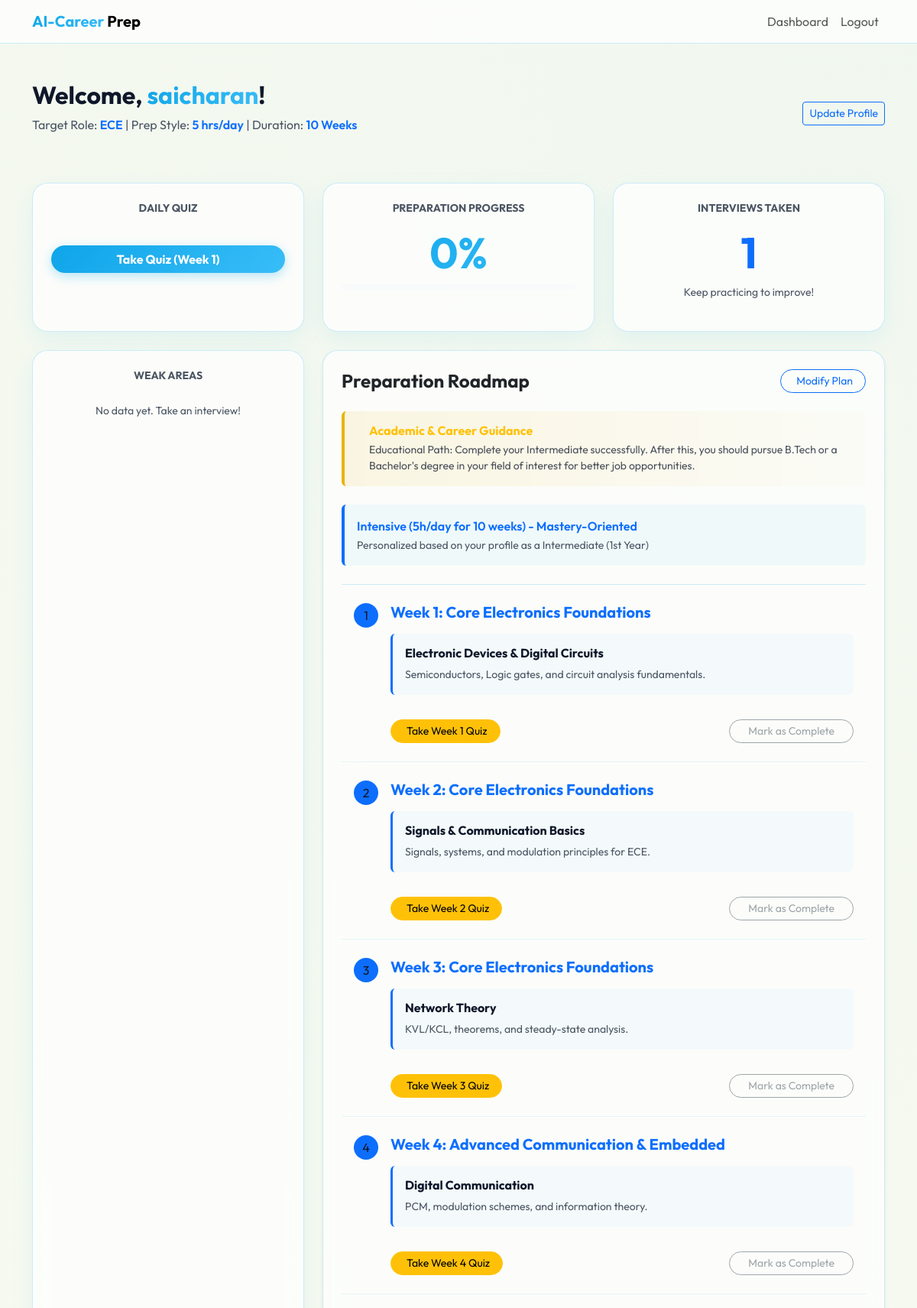
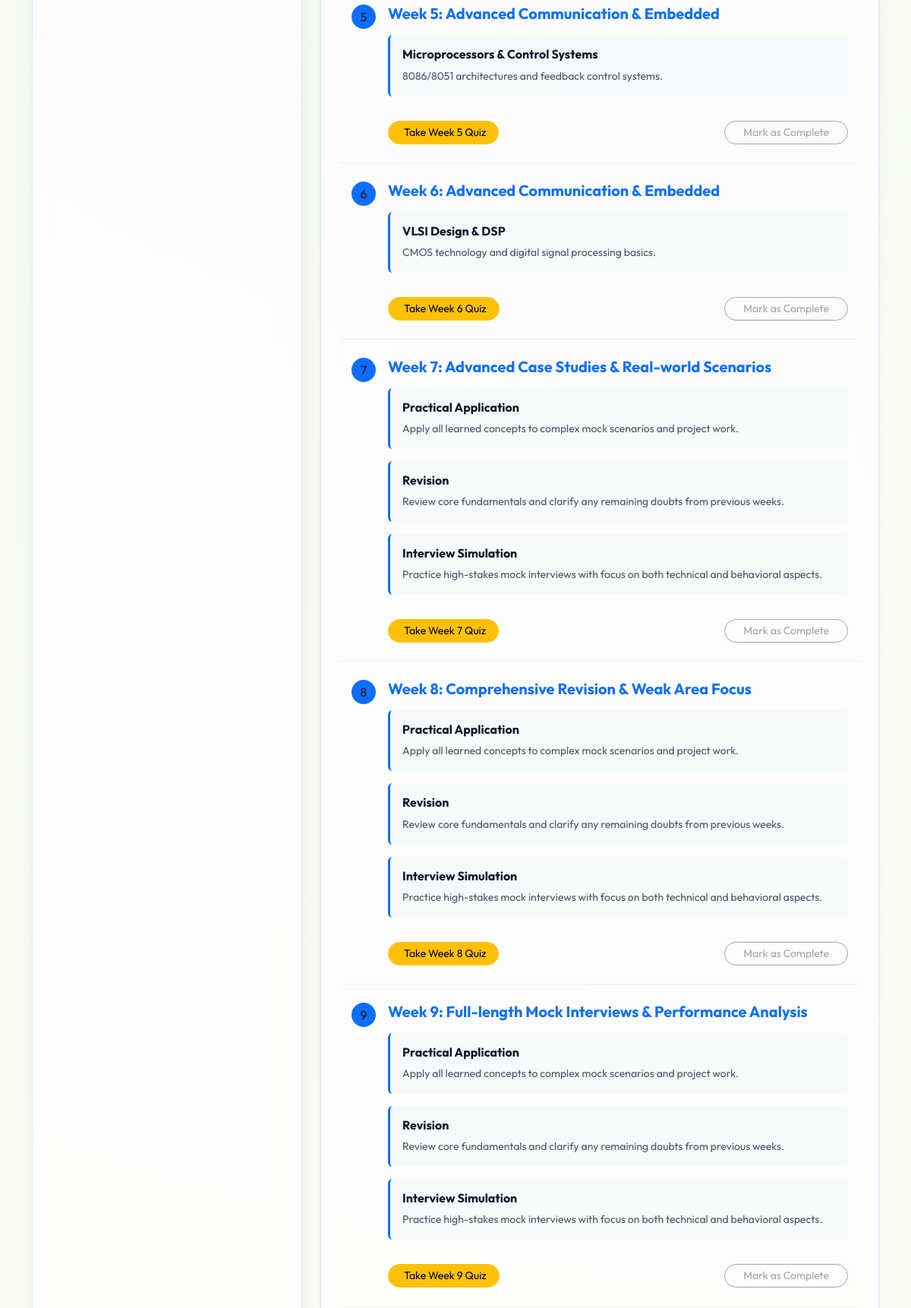
Page /dashboard (signed in, upper part) on the committed database (2 pictures, top to bottom).
### models.py (models this page shows)
class User(UserMixin, db.Model):
    id = db.Column(db.Integer, primary_key=True)
    username = db.Column(db.String(150), unique=True, nullable=False)
    email = db.Column(db.String(150), unique=True, nullable=False)
    password = db.Column(db.String(500), nullable=False)
    age = db.Column(db.Integer)
    education_level = db.Column(db.String(100))
    available_time = db.Column(db.String(100)) # e.g., "Full-time", "2 hours/day"
    desired_role = db.Column(db.String(100))
    prep_weeks = db.Column(db.Integer, default=1)
    readiness_score = db.Column(db.Integer, default=0)
    completed_modules = db.Column(db.String(500), default="") # Comma-separated indices
    reset_token = db.Column(db.String(100), unique=True)
    reset_token_expiry = db.Column(db.DateTime)
    sessions = db.relationship('InterviewSession', backref='user', lazy=True)

### app.py (the view)
    @app.route('/dashboard')
    @login_required
    def dashboard():
        from core.roadmap import generate_roadmap
        from models import QuizAttempt
        roadmap_data = generate_roadmap(current_user)
        passed_attempts = QuizAttempt.query.filter_by(user_id=current_user.id).all()
        passed_weeks = [
            a.week_number for a in passed_attempts
            if a.score >= (a.total_questions * 0.7)
        ]
        completed_indices = [int(i) for i in current_user.completed_modules.split(',') if i]
        current_prep_week = 1
        for i in range(current_user.prep_weeks or 1):
            if i not in completed_indices:
                current_prep_week = i + 1
                break
            else:
                current_prep_week = i + 1
        return render_template('dashboard.html',
                               user=current_user,
                               roadmap=roadmap_data,
                               passed_weeks=passed_weeks,
                               current_week=current_prep_week)

### templates/dashboard.html (shortened to what this page needs)
{% extends "base.html" %}
{% block content %}
<div class="row">
    <div class="col-12 mb-5 d-flex justify-content-between align-items-center">
        <div>
            <h2 class="fw-bold">Welcome, <span class="gradient-text">{{ user.username }}</span>!</h2>
            <p class="text-muted">Target Role: <span class="fw-semibold text-primary">{{ user.desired_role }}</span> | Prep Style: <span class="fw-semibold text-primary">{{ user.available_time }} hrs/day</span> | Duration: <span class="fw-semibold text-primary">{{ user.prep_weeks }} Weeks</span></p>
        </div>
        <a href="{{ url_for('onboarding') }}" class="btn btn-outline-primary btn-sm">Update Profile</a>
    </div>
    <div class="col-md-4 mb-4">
        <div class="card card-glass p-4 text-center h-100">
            <h6 class="text-muted text-uppercase small fw-bold">Daily Quiz</h6>
            <a href="{{ url_for('quiz', week=current_week) }}" class="btn btn-primary w-100 rounded-pill fw-bold">Take Quiz (Week {{ current_week }})</a>
        </div>
    </div>
    <div class="col-md-4 mb-4">
        <div class="card card-glass p-4 text-center h-100">
            <h6 class="text-muted text-uppercase small fw-bold">Preparation Progress</h6>
            <div class="display-4 fw-bold gradient-text my-2">{{ user.readiness_score }}%</div>
            <div class="progress bg-dark" style="height: 8px;">
            </div>
        </div>
    </div>
    <div class="col-md-4 mb-4">
        <div class="card card-glass p-4 text-center h-100">
            <h6 class="text-muted text-uppercase small fw-bold">Interviews Taken</h6>
            <div class="display-4 fw-bold text-primary my-2">{{ user.sessions|length }}</div>
            <p class="text-muted small">Keep practicing to improve!</p>
        </div>
    </div>
    <div class="col-md-4 mb-4">
        <div class="card card-glass p-4 text-center h-100">
            <h6 class="text-muted text-uppercase small fw-bold">Weak Areas</h6>
            <div class="text-white mt-3">
                {% if user.sessions and user.sessions[-1].weak_areas %}
                    {% for area in user.sessions[-1].weak_areas.split(',') %}
                        <span class="badge bg-danger mb-1">{{ area.strip() }}</span>
                    {% endfor %}
                {% else %}
                    <span class="text-muted italic small">No data yet. Take an interview!</span>
                {% endif %}
            </div>
        </div>
    </div>
    <div class="col-md-8">
        <div class="card card-glass p-4 shadow-sm mb-4">
            <div class="d-flex justify-content-between align-items-center mb-4">
                <h4 class="fw-bold mb-0">Preparation Roadmap</h4>
                <a href="{{ url_for('onboarding') }}" class="btn btn-outline-primary btn-sm rounded-pill px-3">
                     Modify Plan
                </a>
            </div>
            {% if roadmap.guidance %}
            <div class="guidance-card p-3 rounded mb-4 d-flex align-items-center" style="background: linear-gradient(90deg, rgba(234, 179, 8, 0.1) 0%, rgba(234, 179, 8, 0.02) 100%); border-left: 4px solid #eab308;">
                <div>
                    <h6 class="fw-bold mb-1 text-warning">Academic & Career Guidance</h6>
                    <p class="mb-0 small text-white opacity-75">{{ roadmap.guidance }}</p>
                </div>
            </div>
            {% endif %}
            <div class="roadmap-summary p-3 rounded border-start border-primary border-4 mb-4" style="background: rgba(14, 165, 233, 0.05);">
                <p class="mb-0 fw-semibold text-primary">{{ roadmap.strategy }}</p>
                <small class="text-muted">Personalized based on your profile as a {{ user.education_level }}</small>
            </div>
            <div class="list-group list-group-flush bg-transparent">
                {% for module in roadmap.modules %}
                {% set module_idx = loop.index0 %}
                {% set is_completed = (module_idx|string) in user.completed_modules.split(',') %}
                <div class="list-group-item bg-transparent text-white border-secondary py-4 {% if is_completed %}opacity-50{% endif %}" style="position: relative;">
                    <div class="d-flex align-items-start">
                        <div class="me-3 {% if is_completed %}bg-success{% else %}bg-primary{% endif %} rounded-circle d-flex align-items-center justify-content-center flex-shrink-0" style="width: 32px; height: 32px;">
                            {% if is_completed %}<i class="bi bi-check-lg"></i>{% else %}{{ loop.index }}{% endif %}
                        </div>
                        <div class="w-100">
                            <h5 class="mb-3 fw-bold {% if is_completed %}text-success text-decoration-line-through{% else %}text-primary{% endif %}">{{ module.title }}</h5>
                            <div class="row">
                                {% for subject in module.subjects %}
                                <div class="col-12 mb-3">
                                    <div class="p-3 rounded border-start border-primary border-3" style="background: rgba(14, 165, 233, 0.03);">
                                        <h6 class="fw-bold mb-2">{{ subject.name }}</h6>
                                        <p class="text-muted small mb-0">{{ subject.content }}</p>
                                    </div>
                                </div>
                                {% endfor %}
                            </div>
                            <div class="d-flex justify-content-between align-items-center mt-3">
                                <div>
                                    {% set week_num = module_idx + 1 %}
                                    {% if week_num in passed_weeks %}
                                        <span class="badge bg-success"><i class="bi bi-patch-check-fill me-1"></i> Quiz Passed</span>
                                    {% else %}
                                        <a href="{{ url_for('quiz', week=week_num) }}" class="btn btn-warning btn-sm rounded-pill px-3">
                                             Take Week {{ week_num }} Quiz
                                        </a>
                                    {% endif %}
                                </div>
                                <div>
                                    <a href="{{ url_for('toggle_module', module_idx=module_idx) }}"
                                       class="btn {% if is_completed %}btn-success{% elif week_num in passed_weeks %}btn-outline-primary{% else %}btn-outline-secondary disabled{% endif %} btn-sm rounded-pill px-4">
                                        {% if is_completed %}
                                            <i class="bi bi-arrow-repeat me-1"></i> Study Again
                                        {% else %}
                                            Mark as Complete
                                        {% endif %}
                                    </a>
                                </div>
                            </div>
                        </div>
                    </div>
                </div>
                {% endfor %}
            </div>
        </div>
    </div>
</div>
{% endblock %}

### static/css/style.css (style rules this page uses)
:root { --sky-blue: #0ea5e9; --sky-blue-hover: #0284c7; --cream-bg: #fdfcf0; --deep-slate: #0f172a; --glass-bg: rgba(255, 255, 255, 0.85); --glass-border: rgba(14, 165, 233, 0.15); --primary-gradient: linear-gradient(135deg, #0ea5e9 0%, #38bdf8 100%); }
body { background-color: var(--cream-bg); background-image: radial-gradient(circle at top right, rgba(14, 165, 233, 0.05), transparent); color: var(--deep-slate); min-height: 100vh; }
.card-glass { background: var(--glass-bg); backdrop-filter: blur(12px); border: 1px solid var(--glass-border); border-radius: 20px; box-shadow: 0 10px 30px rgba(14, 165, 233, 0.08); transition: transform 0.3s ease, box-shadow 0.3s ease; }
.gradient-text { background: var(--primary-gradient); -webkit-background-clip: text; background-clip: text; -webkit-text-fill-color: transparent; }
.list-group-item { border-color: rgba(14, 165, 233, 0.1) !important; }
.text-white { color: var(--deep-slate) !important; }
.text-muted { color: #4b5563 !important; }
.bg-dark { background-color: #f8fafc !important; }
.border-secondary, .border-dark { border-color: rgba(14, 165, 233, 0.1) !important; }

### templates/base.html (style rules this page uses)
:root { --sky-blue: #0ea5e9; --sky-blue-hover: #0284c7; --cream-bg: #fdfcf0; --deep-slate: #0f172a; --glass-bg: rgba(255, 255, 255, 0.7); --glass-border: rgba(14, 165, 233, 0.2); --primary-gradient: linear-gradient(135deg, #0ea5e9 0%, #38bdf8 100%); }
body { font-family: 'Outfit', sans-serif; background-color: var(--cream-bg); color: var(--deep-slate); min-height: 100vh; }
.btn-primary { background: var(--primary-gradient); border: none; box-shadow: 0 4px 15px rgba(14, 165, 233, 0.3); color: white !important; }

### rows in the picture
User: username "saicharan", desired_role "ECE", available_time "5", prep_weeks "10", readiness_score "0", education_level "Intermediate (1st Year)"

### other values in the picture
{{ current_week }} "1"
{{ user.sessions|length }} "1"
{{ roadmap.guidance }} "Educational Path: Complete your Intermediate successfully. After this, you should pursue B.Tech or a Bachelor's degree in your field of interest for better job opportunities."
{{ roadmap.strategy }} "Intensive (5h/day for 10 weeks) - Mastery-Oriented"
{{ module.title }} "Week 1: Core Electronics Foundations" "Week 2: Core Electronics Foundations" "Week 3: Core Electronics Foundations" "Week 4: Advanced Communication & Embedded" "Week 5: Advanced Communication & Embedded" "Week 6: Advanced Communication & Embedded" "Week 7: Advanced Case Studies & Real-world Scenarios" "Week 8: Comprehensive Revision & Weak Area Focus" "Week 9: Full-length Mock Interviews & Performance Analysis"
{{ subject.name }} "Electronic Devices & Digital Circuits" "Signals & Communication Basics" "Network Theory" "Digital Communication" "Microprocessors & Control Systems" "VLSI Design & DSP" "Practical Application" "Revision" "Interview Simulation" "Practical Application" "Revision" "Interview Simulation" "Practical Application" "Revision" "Interview Simulation"
{{ subject.content }} "Semiconductors, Logic gates, and circuit analysis fundamentals." "Signals, systems, and modulation principles for ECE." "KVL/KCL, theorems, and steady-state analysis." "PCM, modulation schemes, and information theory." "8086/8051 architectures and feedback control systems." "CMOS technology and digital signal processing basics." "Apply all learned concepts to complex mock scenarios and project work." "Review core fundamentals and clarify any remaining doubts from previous weeks." "Practice high-stakes mock interviews with focus on both technical and behavioral aspects." "Apply all learned concepts to complex mock scenarios and project work." "Review core fundamentals and clarify any remaining doubts from previous weeks." "Practice high-stakes mock interviews with focus on both technical and behavioral aspects." "Apply all learned concepts to complex mock scenarios and project work." "Review core fundamentals and clarify any remaining doubts from previous weeks." "Practice high-stakes mock interviews with focus on both technical and behavioral aspects."
{{ week_num }} "1" "2" "3" "4" "5" "6" "7" "8" "9"
